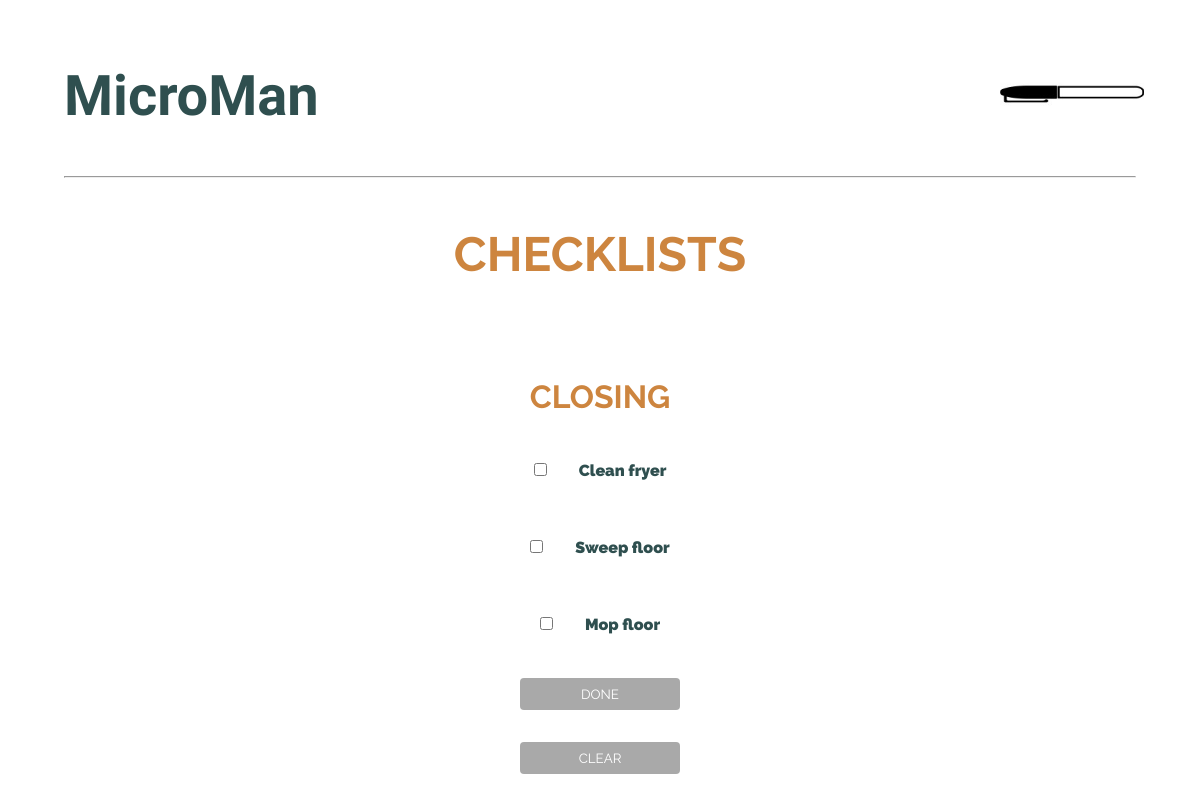
Page /checklist/closing/ (signed in) on the earlier database version.
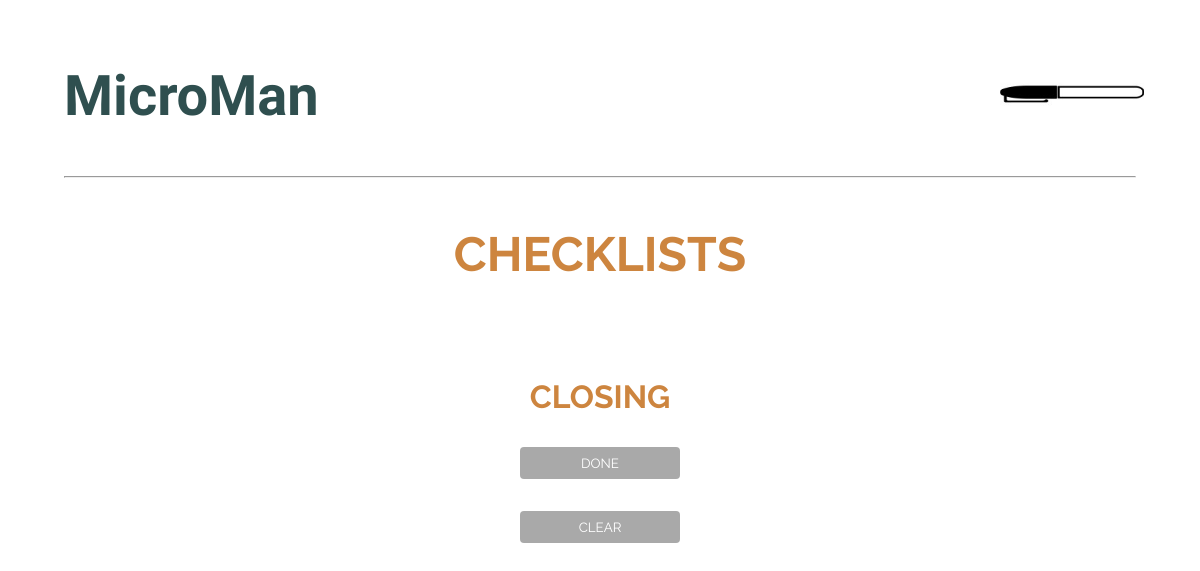
Same page on the later database version.
### base/models.py (models this page shows, shortened)
class Task(models.Model):
  user = models.ForeignKey(CustomUser, related_name='task', on_delete=models.SET_NULL, null=True)
  shift_lists = (
    ('Opening', 'Opening'),
    ('Closing', 'Closing'),
    ('Mid', 'Mid')
  )
  shift = models.CharField(max_length=7, choices=shift_lists)
  name = models.CharField(max_length=200)
  checked = models.BooleanField(null=True)
  updated = models.DateTimeField(auto_now=True)
  created = models.DateTimeField(auto_now_add=True)

### base/views.py (the view)
# urls.py: path('checklist/closing/', views.closing, name='closing'),
def closing(request):
    tasks = Task.objects.all()
    context = {'tasks': tasks}
    return render(request, 'closing.html', context)

### templates/closing.html
{% extends 'main.html' %}
{% load static %}
{% block content %}
<h2 class='h2-header'>CHECKLISTS</h2>
<div id='checklists-container'>
  <div class='checklist-div'>
    <h2>CLOSING</h2>
    {% for task in tasks %}
      {% if task.shift == 'Closing' %}
    <p><input type="checkbox" id="{{ task.name }}" name="{{ task.name }}" value="{{ task.checked }}">
    <label for="{{ task.name }}">{{ task.name }}</label></p>
      {% endif %}
    {% endfor %}
    <button type='submit'>DONE</button><button type='submit'>CLEAR</button>
  </div>
</div>
{% endblock content %}

Differences in the rows shown:
removed Task: name "Clean fryer"
removed Task: name "Sweep floor"
removed Task: name "Mop floor"
